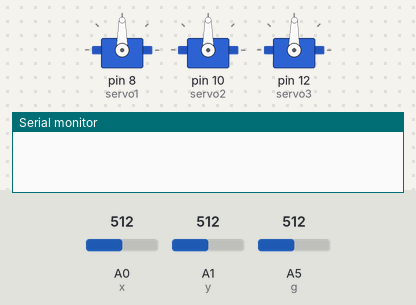
The sketch below on a simulated Arduino Uno, built with avr-gcc and run on an emulated ATmega328P. Parts: 3 × servo, the last lines printed to the serial monitor. Inputs (shaded band) come from the test bench; at power-on: A0 (x) = 512, A1 (y) = 512, A5 (g) = 512.

Above: at 1.2 s.
1.3 s: A0 (x) set to 180
2.8 s: A0 (x) set to 154
At 3.6 s:
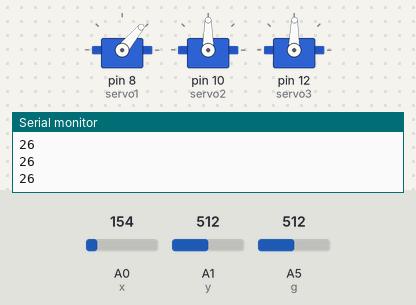
4.5 s: A1 (y) set to 180
6.0 s: A1 (y) set to 162
At 7.7 s:
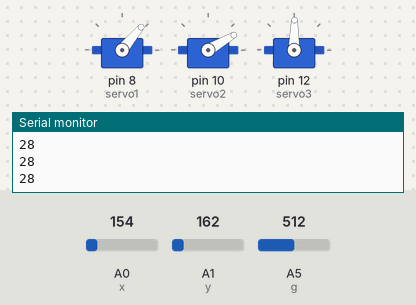
9.0 s: A5 (g) set to 716
At 10.1 s:
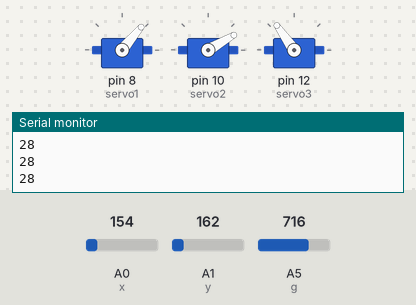
10.6 s: A1 (y) set to 846
12.1 s: A1 (y) set to 869
At 14.2 s:
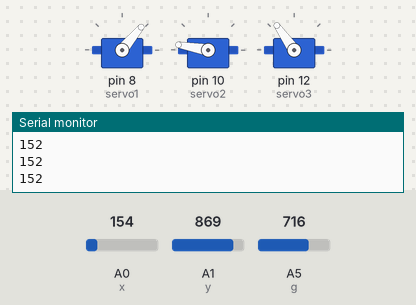
Timing chart, 0 to 15.7 s (numbered marks = the images above; inputs shaded):
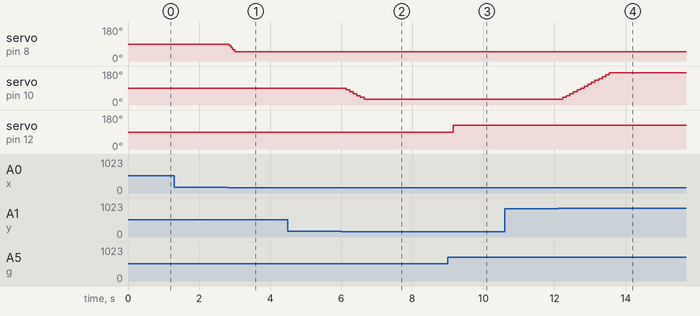

Measured:
- the behaviour switches between 172 and 171 on A0 (x) (found by bisection; images 0 and 1)
- the behaviour switches between 172 and 171 on A1 (y) (found by bisection; images 1 and 2)
- the behaviour switches between 862 and 863 on A1 (y) (found by bisection; images 3 and 4)
- after the input at 1.3 s, every drawn part: stays the same
- after the input at 2.8 s, servo on pin 8 (servo1): 90° → 50° after 0.05 s
- after the input at 4.5 s, every drawn part: stays the same
- after the input at 6.0 s, servo on pin 10 (servo2): moves from 90° to 30° over 0.50 s, starting after 0.14 s
- after the input at 9.0 s, servo on pin 12 (servo3): 89° → 125° after 0.16 s
- after the input at 10.6 s, every drawn part: stays the same
- after the input at 12.1 s, servo on pin 10 (servo2): moves from 30° to 170° over 1.3 s, starting after 0.13 s

The sketch:

robotArm-ctk_no_pwm_.ino
```cpp
#include <Servo.h> // servo library
Servo servo1;
Servo servo2;
Servo servo3;

const int x=A0;
const int y=A1;
const int g=A5;

int valx;
int valy;
int valg;
int test;

int xpos=90;
int ypos=90;


//測試伺服器最大最小角度
void testServo(){
  test=analogRead(valx);
  test=map(valx, 0, 1023, 0, 179);
  Serial.println(valx);
  servo1.write(valx);
  delay(500);
}

void setup() {
  Serial.begin(9600);
  servo1.attach(8);
  servo1.write(90);
  servo2.attach(10);
  servo2.write(90);
  servo3.attach(12);
}

void loop() {
  //testServo();
  valx=analogRead(x);
  valy=analogRead(y);
  valg=analogRead(g);

  valx=map(valx, 0, 1023, 0, 179); //偵測上下
  valy=map(valy, 0, 1023, 0, 179); //偵測前後
  valg=map(valg, 0, 1023, 0, 179); //爪子
  if (valx>150){
    delay(50);
    if (xpos<170){
      xpos+=10;
      Serial.println(valx);
      servo1.write(xpos);
    }
    }else if (valx<30){
    delay(50);
    if (xpos>50){
      xpos-=10;
      Serial.println(valx);
      servo1.write(xpos);
    }
  }
  if (valy>150){
    delay(50);
    if (ypos<170){
      ypos+=10;
      Serial.println(valy);
      servo2.write(ypos);
    }
    }else if (valy<30){
    delay(50);
    if (ypos>30){
      ypos-=10;
      Serial.println(valy);
      servo2.write(ypos);
    }
  }

  //爪子
  servo3.write(valg);

}
```
